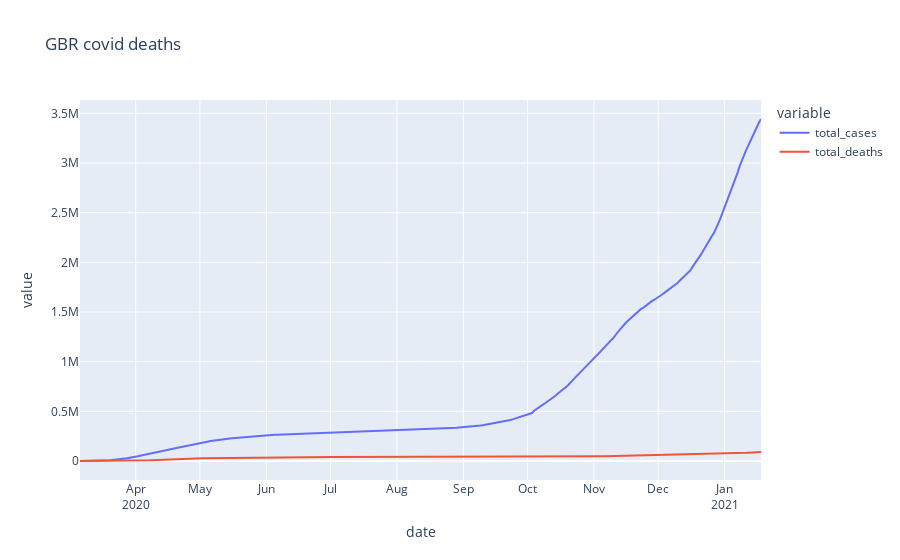

The code cell stored with this chart in its notebook:
### Code cell
fig=px.line(gbr_graph, x= gbr_graph['date'], y=gbr_graph.columns, title= ' GBR covid deaths')
fig.update_xaxes(
    dtick="M1",
    tickformat="%b\n%Y")
fig.show()

### Figure 1 — Plotly figure (JSON) as saved in the notebook; plotly's stock layout.template omitted (floating-point values rounded to 4 significant figures; data arrays with more than 128 entries replaced by an {"elided": "..."} marker saying what was removed)
{"data": [{"hovertemplate": "variable=total_cases<br>date=%{x}<br>value=%{y}<extra></extra>", "legendgroup": "total_cases", "line": {"color": "#636efa", "dash": "solid"}, "mode": "lines", "name": "total_cases", "orientation": "v", "showlegend": true, "type": "scatter", "x": {"elided": "319 str values"}, "xaxis": "x", "y": {"elided": "319 int values"}, "yaxis": "y"}, {"hovertemplate": "variable=total_deaths<br>date=%{x}<br>value=%{y}<extra></extra>", "legendgroup": "total_deaths", "line": {"color": "#EF553B", "dash": "solid"}, "mode": "lines", "name": "total_deaths", "orientation": "v", "showlegend": true, "type": "scatter", "x": {"elided": "319 str values"}, "xaxis": "x", "y": {"elided": "319 int values"}, "yaxis": "y"}], "layout": {"legend": {"title": {"text": "variable"}, "tracegroupgap": 0}, "title": {"text": " GBR covid deaths"}, "xaxis": {"anchor": "y", "domain": [0, 1], "dtick": "M1", "tickformat": "%b\n%Y", "title": {"text": "date"}}, "yaxis": {"anchor": "x", "domain": [0, 1], "title": {"text": "value"}}}}
